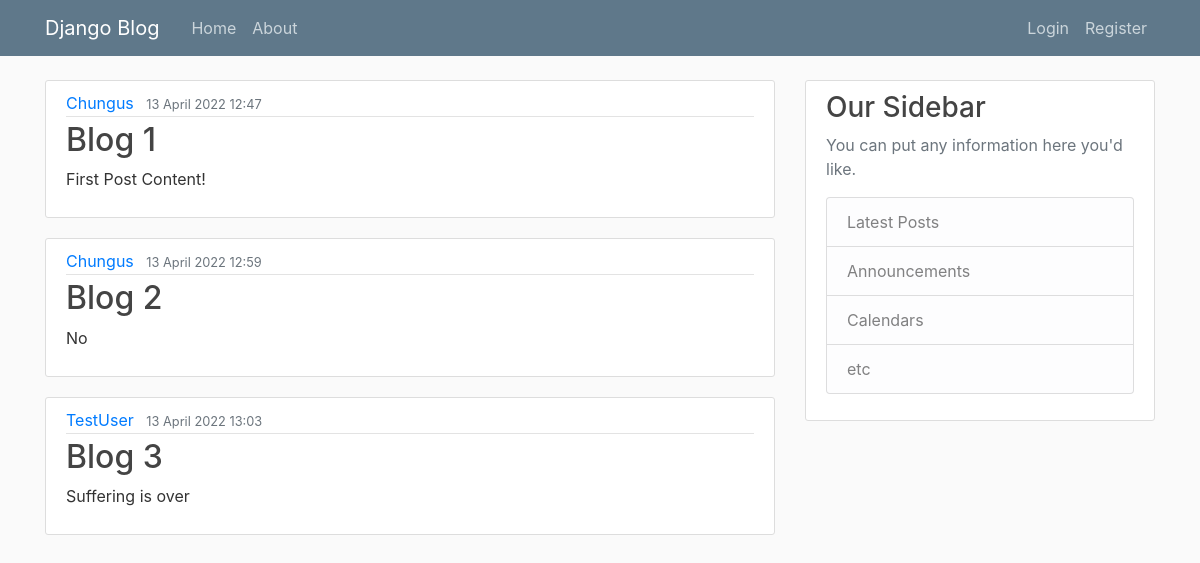
The page / on the database its author committed.
### blog_app/models.py (models this page shows, shortened)
class Post(models.Model):
	title = models.CharField(max_length=100)
	content = models.TextField()
	date = models.DateTimeField(default=timezone.now)
	author = models.ForeignKey(User, on_delete=models.CASCADE)

### blog_app/views.py (the view)
# urls.py: path('', views.home, name='blog-home'),
def home(request):
	context = {
		'posts': Post.objects.all(),
		'title': "Home Page"
	}
	return render(request, 'blog_app/home.html', context)

### blog_app/templates/blog_app/home.html
{% extends "blog_app/base.html" %}
{% block content %}
    {% for post in posts %}
        <article class="media content-section">
          <div class="media-body">
            <div class="article-metadata">
              <a class="mr-2" href="#">{{ post.author }}</a>
              <small class="text-muted">{{ post.date|date:"d F Y H:i" }}</small>
            </div>
            <h2><a class="article-title" href="#">{{ post.title }}</a></h2>
            <p class="article-content">{{ post.content }}</p>
          </div>
        </article>
    {% endfor %}
{% endblock content %}

### blog_app/templates/blog_app/base.html (shortened to what this page needs)
<!DOCTYPE html>
<html>
{% load static %}
<head>
    <link rel="stylesheet" href="https://cdn.jsdelivr.net/npm/bootstrap@4.0.0/dist/css/bootstrap.min.css">
    <link rel="stylesheet" type="text/css" href="{% static 'blog_app/main.css' %}">
</head>
<body>
    <header class="site-header">
      <nav class="navbar navbar-expand-md navbar-dark bg-steel fixed-top">
        <div class="container">
          <a class="navbar-brand mr-4" href="/blog_app/static">Django Blog</a>
          <div class="collapse navbar-collapse" id="navbarToggle">
            <div class="navbar-nav mr-auto">
              <a class="nav-item nav-link" href="{% url 'blog-home' %}">Home</a>
              <a class="nav-item nav-link" href="{% url 'blog-about' %}">About</a>
            </div>
            <div class="navbar-nav">
                {%  if user.is_authenticated %}
                    <a class="nav-item nav-link" href="{% url 'profile' %}">Profile</a>
                    <a class="nav-item nav-link" href="{%  url 'logout' %}">Logout</a>
                {% else %}
                    <a class="nav-item nav-link" href="{% url 'login' %}">Login</a>
                    <a class="nav-item nav-link" href="{%  url 'register' %}">Register</a>
                {%  endif %}
            </div>
          </div>
        </div>
      </nav>
    </header>
    <main role="main" class="container">
      <div class="row">
        <div class="col-md-8">
            {% block content %}{% endblock %}
        </div>
        <div class="col-md-4">
          <div class="content-section">
            <h3>Our Sidebar</h3>
            <p class='text-muted'>You can put any information here you'd like.
              <ul class="list-group">
                <li class="list-group-item list-group-item-light">Latest Posts</li>
                <li class="list-group-item list-group-item-light">Announcements</li>
                <li class="list-group-item list-group-item-light">Calendars</li>
                <li class="list-group-item list-group-item-light">etc</li>
              </ul>
            </p>
          </div>
        </div>
      </div>
    </main>
</body>
</html>

### blog_app/static/blog_app/main.css (style rules this page uses)
body { background: #fafafa; color: #333333; margin-top: 5rem; }
h1, h2, h3, h4, h5, h6 { color: #444444; }
ul { margin: 0; }
.bg-steel { background-color: #5f788a; }
.site-header .navbar-nav .nav-link { color: #cbd5db; }
.content-section { background: #ffffff; padding: 10px 20px; border: 1px solid #dddddd; border-radius: 3px; margin-bottom: 20px; }
.article-title { color: #444444; }
.article-content { white-space: pre-line; }
.article-metadata { padding-bottom: 1px; margin-bottom: 4px; border-bottom: 1px solid #e3e3e3 }

### rows shown on the page
Post: author "Chungus", date "13 April 2022 12:47", title "Blog 1", content "First Post Content!"
Post: author "Chungus", date "13 April 2022 12:59", title "Blog 2", content "No"
Post: author "TestUser", date "13 April 2022 13:03", title "Blog 3", content "Suffering is over"
